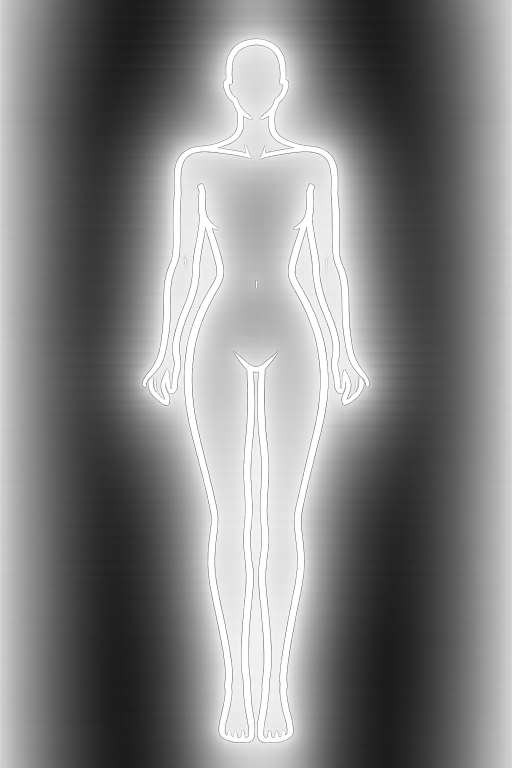
#> input picture beauty_standard_images/FBS_1.png, 1024 x 1536 px, given in place of the camera (shown at 1/2 size)
$ python GLSL_CB_Rotated.py
#> lines starting #> are read from the running program, lines starting #| are printed output that depends on the picture
import cv2
import numpy as np
import mediapipe as mp

mp_pose = mp.solutions.pose
mp_selfie_segmentation = mp.solutions.selfie_segmentation


def ema(prev, new, alpha):
    return new if prev is None else (1 - alpha) * prev + alpha * new


# [118 lines left out: functions clamp_delta, build_warp_maps, warp_frame, get_hip_center_and_peakY_from_pose, get_index_y_from_pose, composite_person_over_bg, not called in this run]


def main():
    cap = cv2.VideoCapture(0)
    if not cap.isOpened():
        print("Error: could not open camera.")
        return

    # Prime stream & get size
    ret, frame = cap.read()
#> frame is the input picture: shape (1536, 1024, 3); mean B, G, R 131.6, 131.2, 131.2
    if not ret:
        print("Error: couldn't read initial frame.")
        cap.release()
        return
    frame = cv2.rotate(frame, cv2.ROTATE_90_CLOCKWISE)
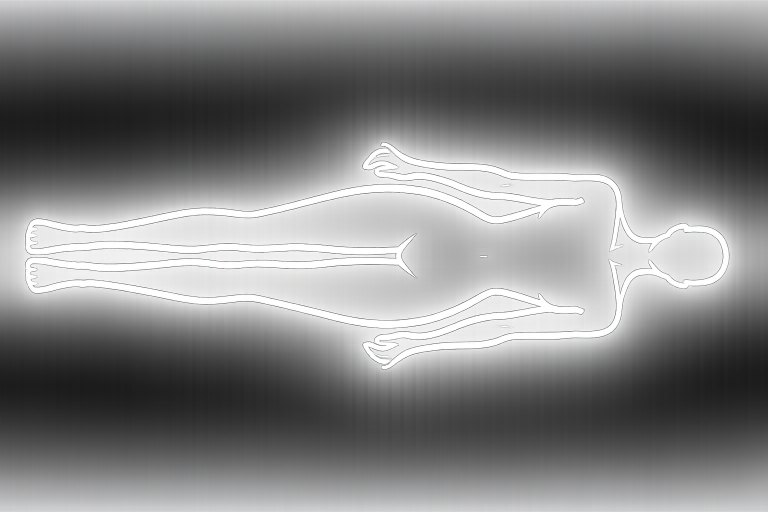
#> frame: shape (1024, 1536, 3) (shown at 1/2 size); mean B, G, R 131.6, 131.2, 131.2
    height, width = frame.shape[:2]
#> height = 1024; width = 1536

    # Capture a clean background
    print("Please move out of the frame. Capturing background in 3 seconds...")
    cv2.waitKey(3000)
    ret, captured_bg = cap.read()
    if ret:
        captured_bg = cv2.rotate(captured_bg, cv2.ROTATE_90_CLOCKWISE)
        captured_bg = cv2.flip(captured_bg, 1)
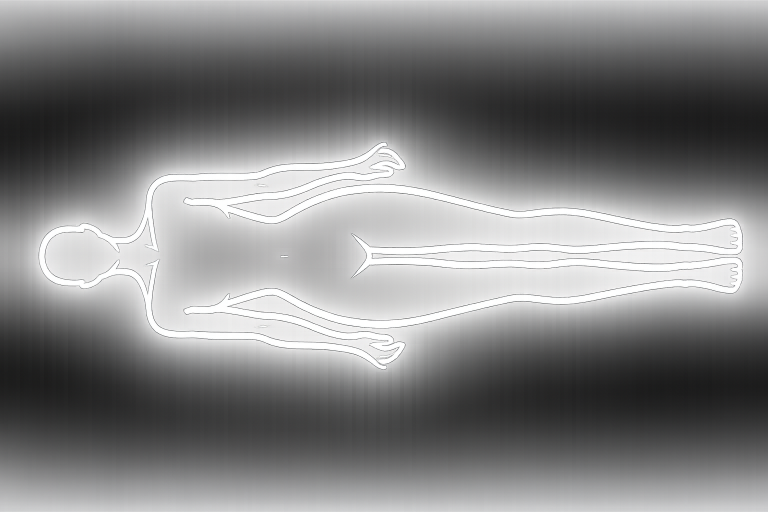
#> captured_bg: shape (1024, 1536, 3) (shown at 1/2 size); mean B, G, R 131.6, 131.2, 131.2
        print("Background captured.")
    else:
        captured_bg = None
        print("Warning: background capture failed. Falling back to white.")

    # params
    uGain = 0.50
    sigma_y = 0.30
    fallback_centerX = 0.5
    fallback_peakY = 0.55
    fallback_index_y_norm = 0.5

    # Stabilization state
    prev_centerX = None
    prev_peakY = None
    prev_indexY = None

    alpha_pose = 0.15
    max_step_x = 0.03
    max_step_y = 0.03
    max_step_idx = 0.05

    # Visibility gating threshold for trusting landmarks
    vis_thresh = 0.6

    with mp_pose.Pose(
        static_image_mode=False,
        model_complexity=1,
        smooth_landmarks=True,
        enable_segmentation=False,
        min_detection_confidence=0.6,
        min_tracking_confidence=0.6
    ) as pose, mp_selfie_segmentation.SelfieSegmentation(model_selection=1) as segmenter:

        while True:
            ret, frame = cap.read()
            if not ret:
                break

            frame = cv2.rotate(frame, cv2.ROTATE_90_CLOCKWISE)

            # Pose on the original frame (unchanged from your pipeline)
            rgb_for_pose = cv2.cvtColor(frame, cv2.COLOR_BGR2RGB)
            pose_results = pose.process(rgb_for_pose)

            uCenterX_raw, uPeakY_raw = get_hip_center_and_peakY_from_pose(
                pose_results, vis_thresh=vis_thresh
            )

            if uCenterX_raw is None or uPeakY_raw is None:
                # hold last good; if none yet, use fallback
                uCenterX_raw = prev_centerX if prev_centerX is not None else fallback_centerX
                uPeakY_raw = prev_peakY if prev_peakY is not None else fallback_peakY

            # clamp sudden jumps, then smooth
            uCenterX_raw = clamp_delta(prev_centerX, uCenterX_raw, max_step_x)
            uPeakY_raw = clamp_delta(prev_peakY, uPeakY_raw, max_step_y)

            uCenterX = ema(prev_centerX, uCenterX_raw, alpha_pose)
            uPeakY = ema(prev_peakY, uPeakY_raw, alpha_pose)

            prev_centerX, prev_peakY = uCenterX, uPeakY

            index_y_raw = get_index_y_from_pose(pose_results, vis_thresh=vis_thresh)
            if index_y_raw is None:
                index_y_raw = prev_indexY if prev_indexY is not None else fallback_index_y_norm

            index_y_raw = clamp_delta(prev_indexY, index_y_raw, max_step_idx)
            index_y_norm = ema(prev_indexY, index_y_raw, alpha_pose)
            prev_indexY = index_y_norm

            cut_line = int((index_y_norm + 0.1) * (height - 1))

            # Build warp & warp
            map_x, map_y = build_warp_maps(width, height, uCenterX, uPeakY, uGain, sigma_y)
            warped = warp_frame(frame, map_x, map_y)

            # Mirror (selfie/mirror view) for both warped person and original frame
            mirrored = cv2.flip(warped, 1)
            mirrored_orig = cv2.flip(frame, 1)

            # build background
            if captured_bg is not None:
                combined_bg = captured_bg.copy()
            else:
                combined_bg = mirrored_orig.copy()

            if combined_bg.shape[:2] != (height, width):
                combined_bg = cv2.resize(combined_bg, (width, height), interpolation=cv2.INTER_LINEAR)

            # Whatever is BELOW the index y coordinate is the ORIGINAL FRAME
            # Whatever is ABOVE is the captured background
            if 0 <= cut_line < height:
                combined_bg[cut_line:, :, :] = mirrored_orig[cut_line:, :, :]

            # Segmentation on mirrored (warped person) [unchanged]
            rgb_for_seg = cv2.cvtColor(mirrored, cv2.COLOR_BGR2RGB)
            seg_results = segmenter.process(rgb_for_seg)
            seg_mask = seg_results.segmentation_mask  # (H,W) float32

            # Composite warped person over the combined background
            final_frame = composite_person_over_bg(
                mirrored, seg_mask, bg_bgr=combined_bg, thresh=0.5, feather_px=5
            )

            cv2.imshow("Warped Mirror over Combined Background", final_frame)

            key = cv2.waitKey(1) & 0xFF
            if key == ord('q'):
                break

    cap.release()
    cv2.destroyAllWindows()


if __name__ == "__main__":
    main()
#> (the call stopped at in main, `with mp_pose.Pose( static_image_mode=False, model_complexity=1, smooth..`: mediapipe is not available in this run)

$ run again, on beauty_standard_images/FBS_2.png
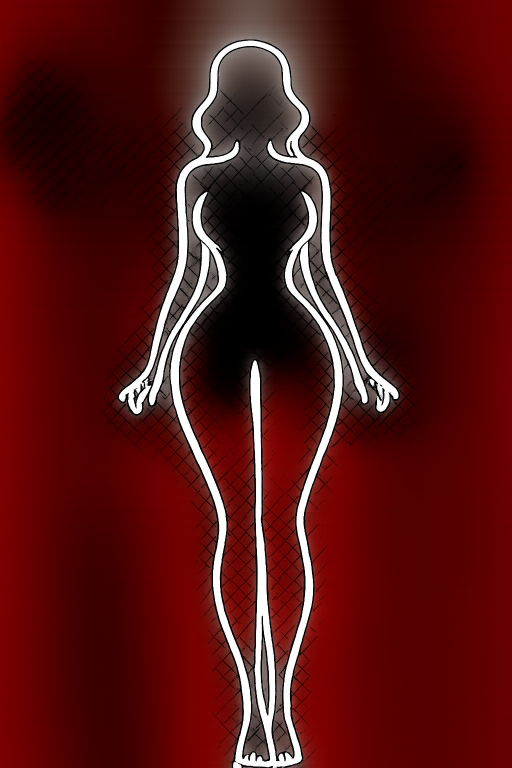
#> input picture beauty_standard_images/FBS_2.png, 1024 x 1536 px, given in place of the camera (shown at 1/2 size)
#> in main, frame is the input picture: shape (1536, 1024, 3); mean B, G, R 20.8, 21.6, 85.7
#> in main, `frame = cv2.rotate(frame, cv2.ROTATE_90_CLOCKWISE)`:
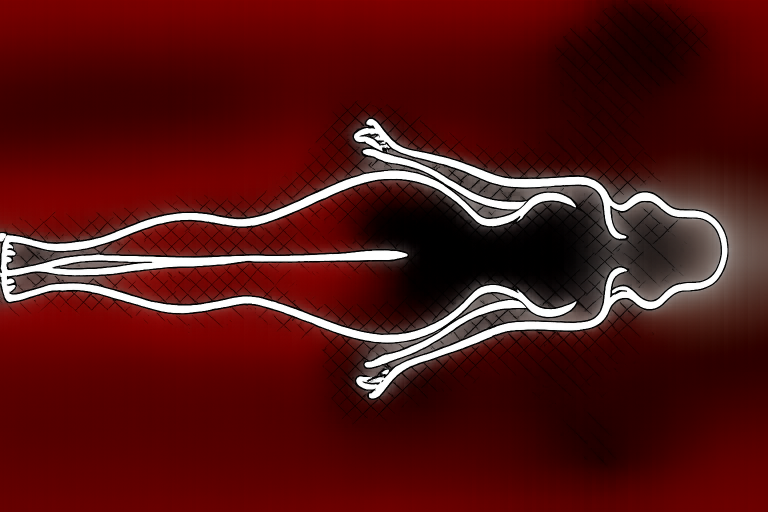
#> frame: shape (1024, 1536, 3) (shown at 1/2 size); mean B, G, R 20.8, 21.6, 85.7
#> in main, `captured_bg = cv2.flip(captured_bg, 1)`:
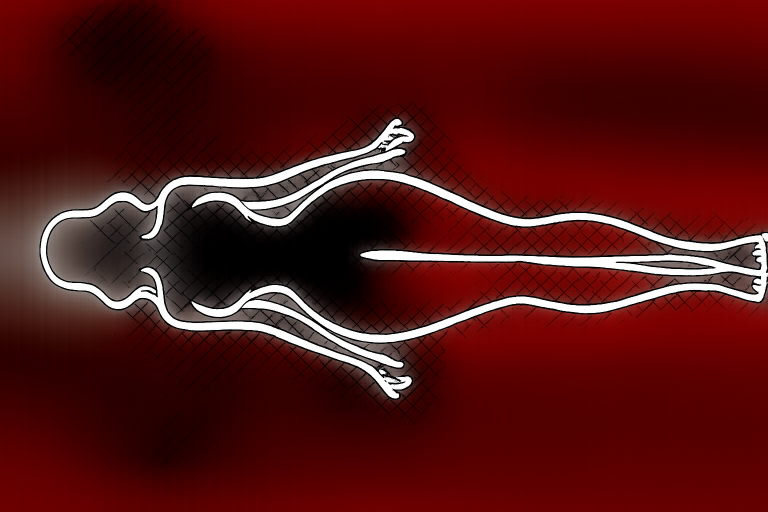
#> captured_bg: shape (1024, 1536, 3) (shown at 1/2 size); mean B, G, R 20.8, 21.6, 85.7

$ run again, on beauty_standard_images/FBS_3.png
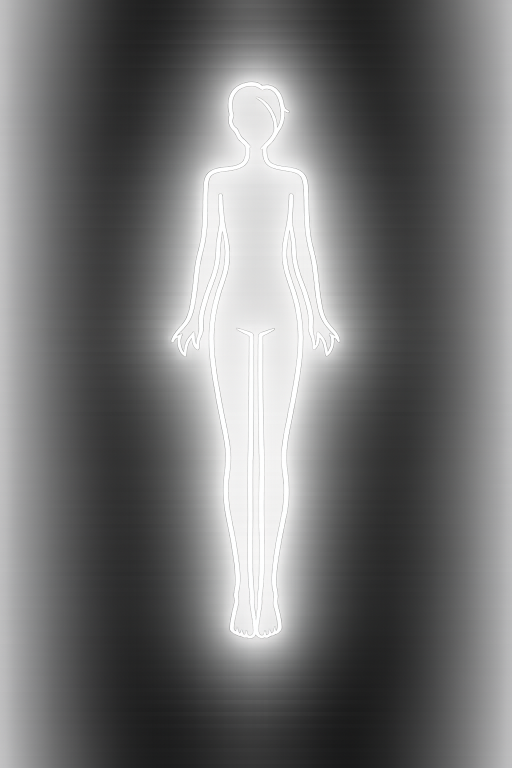
#> input picture beauty_standard_images/FBS_3.png, 1024 x 1536 px, given in place of the camera (shown at 1/2 size)
#> in main, frame is the input picture: shape (1536, 1024, 3); mean B, G, R 115.6, 115.4, 115.3
#> in main, `frame = cv2.rotate(frame, cv2.ROTATE_90_CLOCKWISE)`:
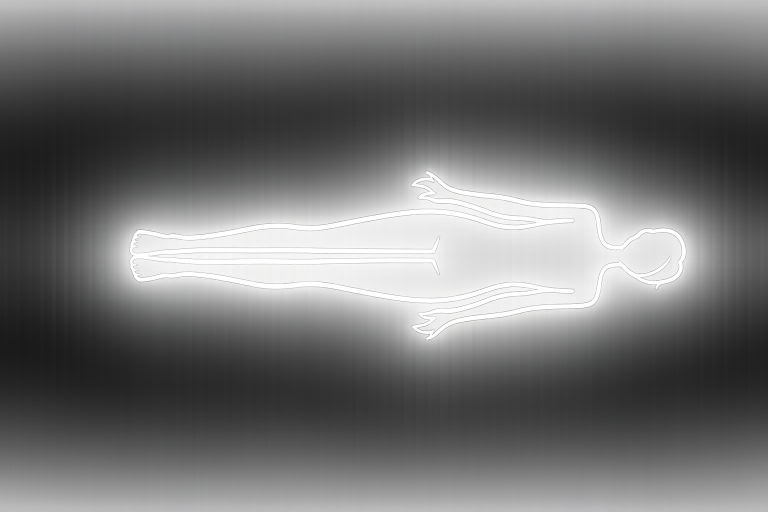
#> frame: shape (1024, 1536, 3) (shown at 1/2 size); mean B, G, R 115.6, 115.4, 115.3
#> in main, `captured_bg = cv2.flip(captured_bg, 1)`:
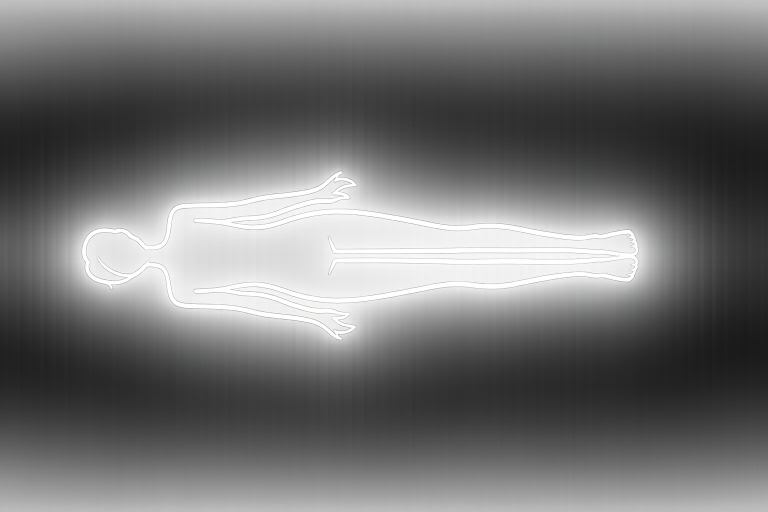
#> captured_bg: shape (1024, 1536, 3) (shown at 1/2 size); mean B, G, R 115.6, 115.4, 115.3

$ run again, on beauty_standard_images/MBS_1.png
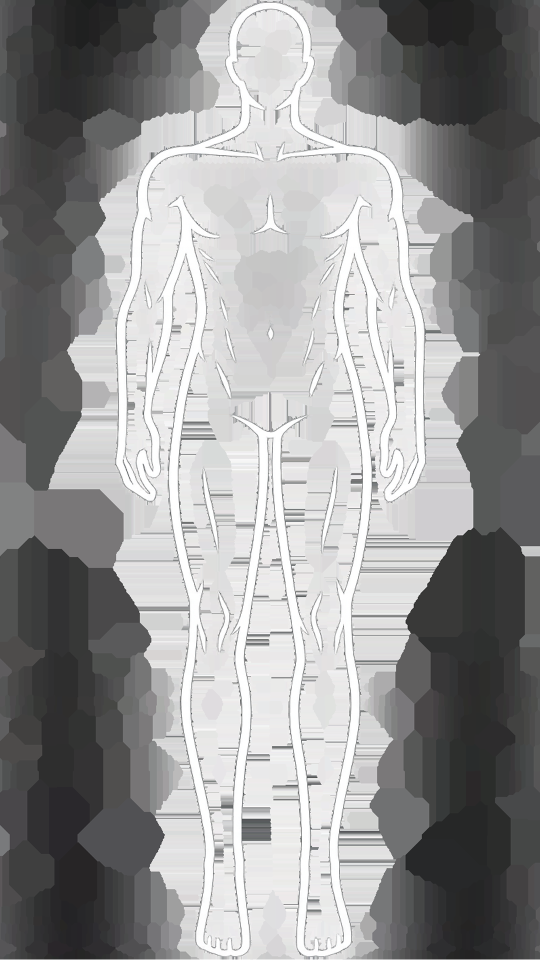
#> input picture beauty_standard_images/MBS_1.png, 1080 x 1920 px, given in place of the camera (shown at 1/2 size)
#> in main, frame is the input picture: shape (1920, 1080, 3); mean B, G, R 149.8, 149.5, 149.6
#> in main, `frame = cv2.rotate(frame, cv2.ROTATE_90_CLOCKWISE)`:
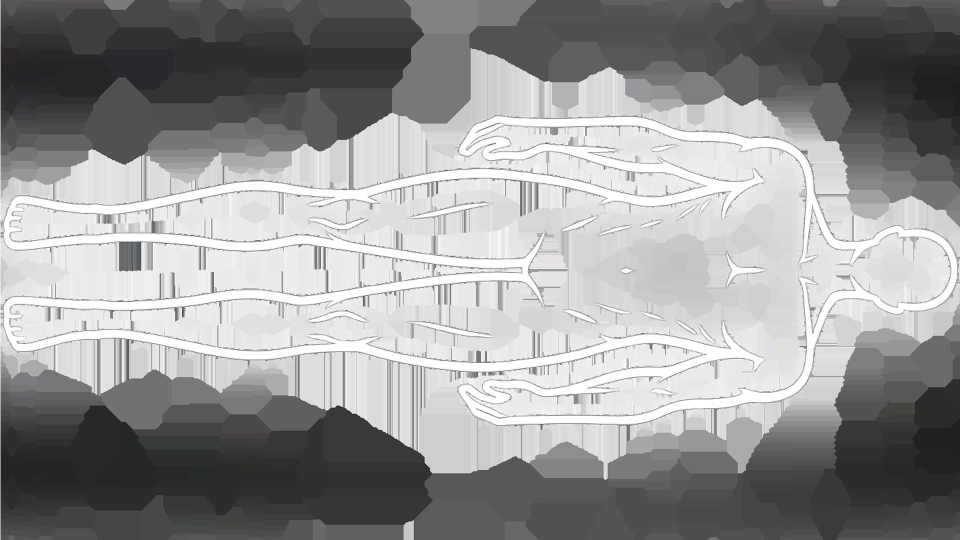
#> frame: shape (1080, 1920, 3) (shown at 1/2 size); mean B, G, R 149.8, 149.5, 149.6
#> in main, `captured_bg = cv2.flip(captured_bg, 1)`:
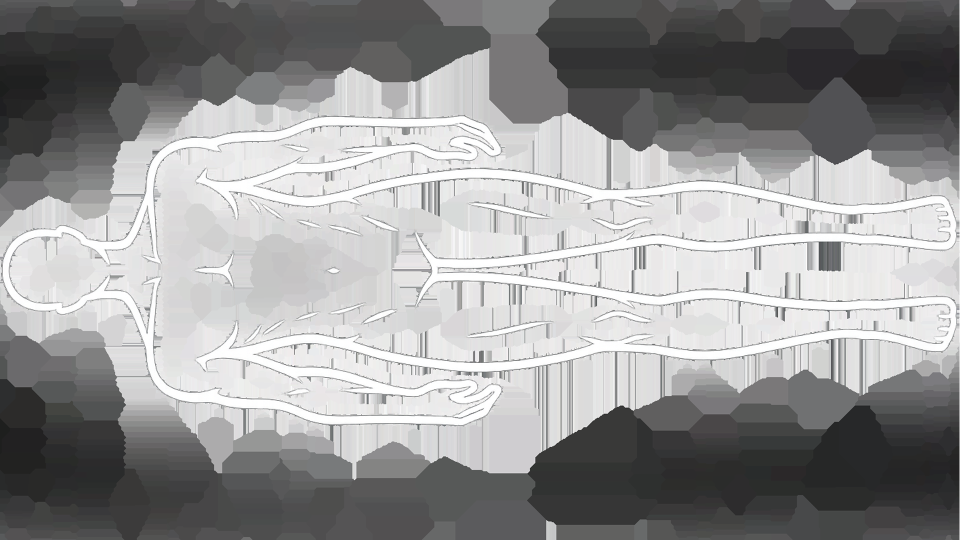
#> captured_bg: shape (1080, 1920, 3) (shown at 1/2 size); mean B, G, R 149.8, 149.5, 149.6
